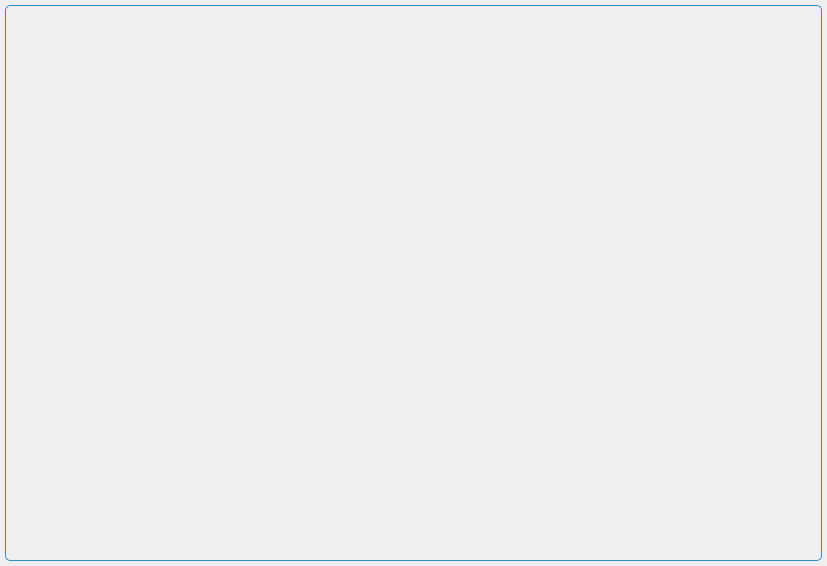
<?xml version="1.0" encoding="UTF-8"?>
<ui version="4.0">
 <class>FramelessWindow</class>
 <widget class="QWidget" name="FramelessWindow">
  <property name="geometry">
   <rect>
    <x>0</x>
    <y>0</y>
    <width>827</width>
    <height>566</height>
   </rect>
  </property>
  <property name="windowTitle">
   <string/>
  </property>
  <property name="autoFillBackground">
   <bool>false</bool>
  </property>
  <layout class="QVBoxLayout" name="verticalLayout_2">
   <property name="spacing">
    <number>0</number>
   </property>
   <property name="leftMargin">
    <number>5</number>
   </property>
   <property name="topMargin">
    <number>5</number>
   </property>
   <property name="rightMargin">
    <number>5</number>
   </property>
   <property name="bottomMargin">
    <number>5</number>
   </property>
   <item>
    <widget class="QWidget" name="windowFrame" native="true">
     <property name="autoFillBackground">
      <bool>false</bool>
     </property>
     <property name="styleSheet">
      <string notr="true">#windowFrame{border:1px solid palette(highlight); border-radius:5px 5px 5px 5px; background-color:palette(Window);}</string>
     </property>
     <layout class="QVBoxLayout" name="verticalLayout">
      <property name="spacing">
       <number>0</number>
      </property>
      <property name="leftMargin">
       <number>1</number>
      </property>
      <property name="topMargin">
       <number>1</number>
      </property>
      <property name="rightMargin">
       <number>1</number>
      </property>
      <property name="bottomMargin">
       <number>1</number>
      </property>
      <item>
       <widget class="WindowDragger" name="windowTitlebar" native="true">
        <property name="sizePolicy">
         <sizepolicy hsizetype="Preferred" vsizetype="Preferred">
          <horstretch>0</horstretch>
          <verstretch>0</verstretch>
         </sizepolicy>
        </property>
        <property name="minimumSize">
         <size>
          <width>0</width>
          <height>0</height>
         </size>
        </property>
        <property name="autoFillBackground">
         <bool>false</bool>
        </property>
        <property name="styleSheet">
         <string notr="true"/>
        </property>
        <layout class="QHBoxLayout" name="horizontalLayout" stretch="0,0,0,0,0">
         <property name="spacing">
          <number>0</number>
         </property>
         <property name="leftMargin">
          <number>0</number>
         </property>
         <property name="topMargin">
          <number>0</number>
         </property>
         <property name="rightMargin">
          <number>0</number>
         </property>
         <property name="bottomMargin">
          <number>0</number>
         </property>
         <item>
          <widget class="QLabel" name="icon">
           <property name="minimumSize">
            <size>
             <width>0</width>
             <height>0</height>
            </size>
           </property>
           <property name="maximumSize">
            <size>
             <width>16777215</width>
             <height>16777215</height>
            </size>
           </property>
           <property name="contextMenuPolicy">
            <enum>Qt::NoContextMenu</enum>
           </property>
           <property name="styleSheet">
            <string notr="true"/>
           </property>
          </widget>
         </item>
         <item>
          <widget class="QToolButton" name="minimizeButton">
           <property name="font">
            <font>
             <bold>true</bold>
            </font>
           </property>
           <property name="styleSheet">
            <string notr="true">#minimizeButton{
  background-color:none;
  border:none;
  width:16px;
  height:16px;
  padding:4px;
  image:url(:/images/icon_window_minimize.png);
}
#minimizeButton:hover{
  background-color:palette(alternate-base);
}
#minimizeButton:pressed{
  background-color:palette(highlight);
}</string>
           </property>
           <property name="text">
            <string/>
           </property>
          </widget>
         </item>
         <item>
          <widget class="QToolButton" name="restoreButton">
           <property name="styleSheet">
            <string notr="true">#restoreButton{
  background-color:none;
  border:none;
  width:16px;
  height:16px;
  padding:4px;
  image:url(:/images/icon_window_restore.png);
}
#restoreButton:hover{
  background-color:palette(alternate-base);
}
#restoreButton:pressed{
  background-color:palette(highlight);
}</string>
           </property>
           <property name="text">
            <string/>
           </property>
          </widget>
         </item>
         <item>
          <widget class="QToolButton" name="maximizeButton">
           <property name="styleSheet">
            <string notr="true">#maximizeButton{
  background-color:none;
  border:none;
  width:16px;
  height:16px;
  padding:4px;
  image:url(:/images/icon_window_maximize.png);
}
#maximizeButton:hover{
  background-color:palette(alternate-base);
}
##maximizeButton:pressed{
  background-color:palette(highlight);
}</string>
           </property>
           <property name="text">
            <string/>
           </property>
          </widget>
         </item>
         <item>
          <widget class="QToolButton" name="closeButton">
           <property name="font">
            <font>
             <bold>true</bold>
            </font>
           </property>
           <property name="styleSheet">
            <string notr="true">#closeButton{
  background-color:none;
  border:none;
  width:16px;
  height:16px;
  padding:4px;
  image:url(:/images/icon_window_close.png);
  border-top-right-radius: 5px;
}
#closeButton:hover{
  background-color:palette(alternate-base);
}
##closeButton:pressed{
  background-color:palette(highlight);
}</string>
           </property>
          </widget>
         </item>
        </layout>
       </widget>
      </item>
      <item>
       <widget class="QWidget" name="windowContent" native="true">
        <property name="sizePolicy">
         <sizepolicy hsizetype="Preferred" vsizetype="Expanding">
          <horstretch>0</horstretch>
          <verstretch>0</verstretch>
         </sizepolicy>
        </property>
        <property name="autoFillBackground">
         <bool>false</bool>
        </property>
        <property name="styleSheet">
         <string notr="true">#windowContent{
  border: 0px none palette(base);
  border-radius:0px 0px 5px 5px;
}</string>
        </property>
        <layout class="QVBoxLayout" name="verticalLayout_3">
         <property name="spacing">
          <number>0</number>
         </property>
         <property name="leftMargin">
          <number>0</number>
         </property>
         <property name="topMargin">
          <number>0</number>
         </property>
         <property name="rightMargin">
          <number>0</number>
         </property>
         <property name="bottomMargin">
          <number>0</number>
         </property>
        </layout>
       </widget>
      </item>
     </layout>
    </widget>
   </item>
  </layout>
 </widget>
 <layoutdefault spacing="6" margin="11"/>
 <customwidgets>
  <customwidget>
   <class>WindowDragger</class>
   <extends>QWidget</extends>
   <header location="global">windowdragger.h</header>
   <container>1</container>
  </customwidget>
 </customwidgets>
 <resources/>
 <connections/>
</ui>
